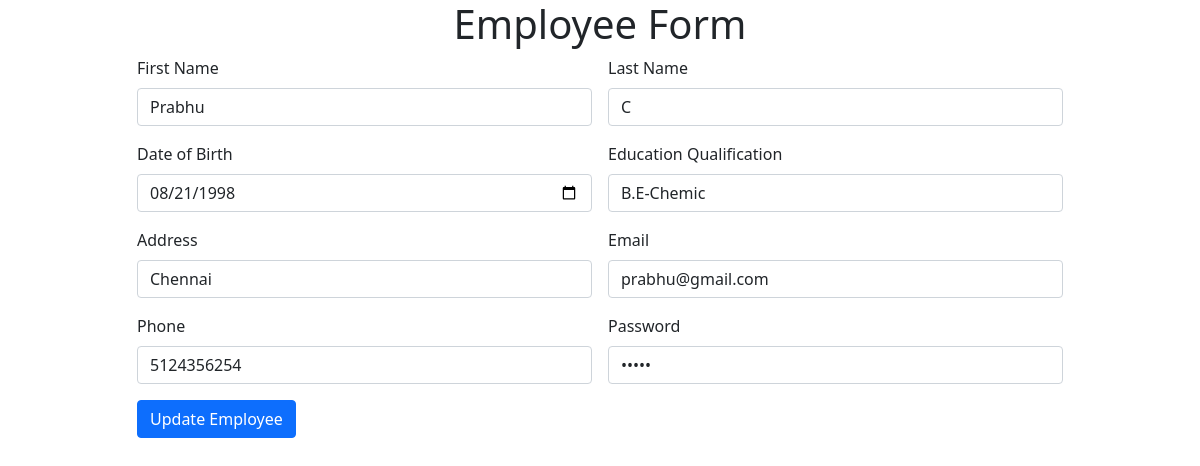
/editEmployee.php?emp_id=33 (signed in), run on the app's committed database.
### tables this page shows
CREATE TABLE `employee` (
  `employee_id` int(11) NOT NULL,
  `firstname` varchar(12) NOT NULL,
  `lastname` varchar(8) NOT NULL,
  `date_of_birth` varchar(12) NOT NULL,
  `education_qualification` varchar(10) NOT NULL,
  `emp_address` varchar(50) NOT NULL,
  `email` varchar(50) NOT NULL,
  `phone` bigint(10) NOT NULL,
  `emp_password` varchar(12) NOT NULL,
  `photo` varchar(50) NOT NULL,
  `emp_resume` varchar(50) NOT NULL,
  `created_at` timestamp NOT NULL DEFAULT current_timestamp()
);

### editEmployee.php (the view, shortened to what this page needs)
<?php
$emp_id=$_GET['emp_id'];
include ("connect.php");
$sql = "SELECT * FROM employee WHERE employee_id='$emp_id'";
$results = $connect->query($sql);
$final = $results->fetch_assoc();
?>
<!doctype html>
<html lang="en">
<head>
    <link href="https://cdn.jsdelivr.net/npm/bootstrap@5.0.2/dist/css/bootstrap.min.css" rel="stylesheet"
>
    <link rel="stylesheet" href="https://cdn.datatables.net/1.11.0/css/dataTables.bootstrap5.min.css">
</head>
<body>
    <h1 class="text-center">Employee Form </h1>
    <div class="container">
        <div class="row">
            <div class="col-md-1"></div>
            <div class="col-md-10">
            <form class="row g-3" action="updateHandler.php" method="POST"autocomplete="off">
<div class="col-md-6">
    <label for="inputFirstName" class="form-label">First Name</label>
    <input type="text" class="form-control" name="inputFirstName" value="<?php echo $final['firstname'];?>" required>
</div>
<div class="col-md-6">
    <label for="inputLastName" class="form-label">Last Name</label>
    <input type="text" class="form-control" name="inputLastName" value="<?php echo $final['lastname'];?>"required>
</div>
<div class="col-md-6">
    <label for="inputDob" class="form-label">Date of Birth</label>
    <input type="date" class="form-control" name="inputDob" value="<?php echo $final['date_of_birth'];?>"required>
</div>
<div class="col-md-6">
    <label for="inputEduQualification" class="form-label">Education Qualification</label>
    <input type="text" class="form-control" name="inputEduQualification" value="<?php echo $final['education_qualification'];?>"required>
</div>
<div class="col-md-6">
    <label for="inputAddress" class="form-label">Address</label>
    <input type="text" class="form-control" name="inputAddress" value="<?php echo $final['emp_address'];?>"required>
</div>
<div class="col-md-6">
    <label for="inputMail" class="form-label">Email</label>
    <input type="email" class="form-control" name="inputMail" value="<?php echo $final['email'];?>"required>
</div>
<div class="col-md-6">
    <label for="inputPhone" class="form-label">Phone</label>
    <input type="text" class="form-control" name="inputPhone" value="<?php echo $final['phone'];?>"required>
</div>
<div class="col-md-6">
    <label for="inputPwd" class="form-label">Password</label>
    <input type="password" class="form-control" name="inputPwd" value="<?php echo $final['emp_password'];?>"required>
</div>
<div class="col-12">
    <button type="submit" class="btn btn-primary ">Update Employee</button>
</div>
</div>
</div>
</div>
</body>
</html>

### data on the page
employee: inputFirstName "Prabhu", inputLastName "C", inputDob "08/21/1998", inputEduQualification "B.E-Chemic", inputAddress "Chennai", inputMail "prabhu@gmail.com", inputPhone "5124356254"
